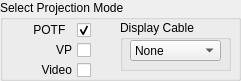
   <widget class="QGroupBox" name="ProjectionModeBox">
    <property name="geometry">
     <rect>
      <x>10</x>
      <y>50</y>
      <width>241</width>
      <height>81</height>
     </rect>
    </property>
    <property name="autoFillBackground">
     <bool>true</bool>
    </property>
    <property name="title">
     <string>Select Projection Mode</string>
    </property>
    <property name="flat">
     <bool>false</bool>
    </property>
    <widget class="QCheckBox" name="POTFcheckbox">
     <property name="geometry">
      <rect>
       <x>10</x>
       <y>20</y>
       <width>81</width>
       <height>20</height>
      </rect>
     </property>
     <property name="layoutDirection">
      <enum>Qt::RightToLeft</enum>
     </property>
     <property name="styleSheet">
      <string notr="true">font: 9pt &quot;MS Shell Dlg 2&quot;;</string>
     </property>
     <property name="text">
      <string>    POTF  </string>
     </property>
     <property name="checked">
      <bool>true</bool>
     </property>
    </widget>
    <widget class="QCheckBox" name="VP_HDMIcheckbox">
     <property name="geometry">
      <rect>
       <x>10</x>
       <y>40</y>
       <width>81</width>
       <height>20</height>
      </rect>
     </property>
     <property name="layoutDirection">
      <enum>Qt::RightToLeft</enum>
     </property>
     <property name="styleSheet">
      <string notr="true">font: 9pt &quot;MS Shell Dlg 2&quot;;</string>
     </property>
     <property name="text">
      <string>VP</string>
     </property>
    </widget>
    <widget class="QCheckBox" name="VideoCheckbox">
     <property name="geometry">
      <rect>
       <x>10</x>
       <y>60</y>
       <width>81</width>
       <height>20</height>
      </rect>
     </property>
     <property name="layoutDirection">
      <enum>Qt::RightToLeft</enum>
     </property>
     <property name="styleSheet">
      <string notr="true">font: 9pt &quot;MS Shell Dlg 2&quot;;</string>
     </property>
     <property name="text">
      <string>Video</string>
     </property>
    </widget>
    <widget class="QGroupBox" name="DisplayCableBox">
     <property name="enabled">
      <bool>true</bool>
     </property>
     <property name="geometry">
      <rect>
       <x>120</x>
       <y>20</y>
       <width>111</width>
       <height>51</height>
      </rect>
     </property>
     <property name="title">
      <string>Display Cable</string>
     </property>
     <widget class="QComboBox" name="DisplayCableList">
      <property name="enabled">
       <bool>true</bool>
      </property>
      <property name="geometry">
       <rect>
        <x>10</x>
        <y>20</y>
        <width>91</width>
        <height>21</height>
       </rect>
      </property>
      <item>
       <property name="text">
        <string>None</string>
       </property>
      </item>
      <item>
       <property name="text">
        <string>HDMI</string>
       </property>
      </item>
      <item>
       <property name="text">
        <string>DisplayPort</string>
       </property>
      </item>
     </widget>
    </widget>
   </widget>
